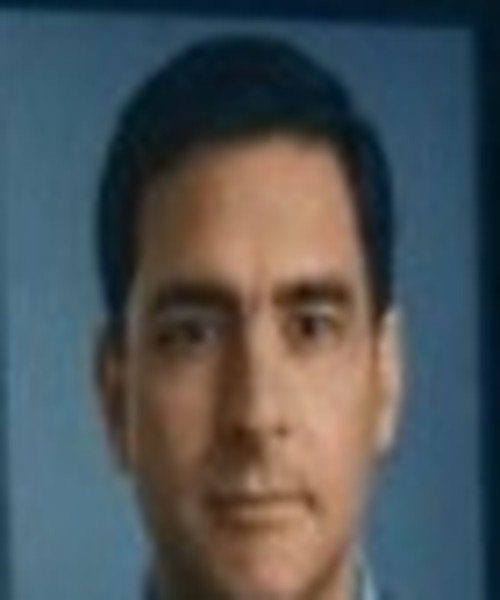
#> input picture 08_frontend/src/assets/fake.jpg, 500 x 600 px; its folder holds only this picture in this run
$ python -i face_crop.py   (imports and definitions only)
#> lines starting #> are read from the running program, lines starting #| are printed output that depends on the picture
#> further down, picture is the input picture: PIL image 500x600 RGB; mean R, G, B 78.3, 84.7, 87.4
"""
face_crop.py
-------------
Detect the most confident face in an image and return a square crop around it.

WHY: the default image model (Deep-Fake-Detector-v2) was trained on FACE
images. Feeding it a full scene or a screenshot - where the face is a small
part of the frame, or there is no face at all - pushes its output toward
50/50. Classifying the face crop instead gives it the kind of input it
knows.

Uses OpenCV's bundled Haar cascade: no download, works offline, CPU only.
Haar is fast but modest - it finds mostly frontal faces. If OpenCV isn't
installed or no face is found, callers fall back to the full image.
"""

from __future__ import annotations
from typing import Optional, Tuple

from PIL import Image

_cascade = None
_cascade_failed = False
_failure_reason = ""

MAX_DETECT_SIDE = 1024        # detect on a downscaled copy for speed
CROP_SCALE = 1.6              # crop side = CROP_SCALE * face size (adds forehead/chin/ears context)
SKIP_IF_CROP_COVERS = 0.85    # if the crop is already ~the whole image, don't bother
MIN_FACE_CONFIDENCE = 1.0     # Haar level-weight; true faces score ~5, textured-background false positives score < 0


def _cascade_paths(cv2):
    """Where OpenCV keeps its face model. Different installs (opencv-python, -headless, mixed installs
    in Colab) put it in different places, so try several instead of trusting cv2.data alone."""
    name = "haarcascade_frontalface_default.xml"
    import glob
    import os
    paths = []
    try:
        paths.append(os.path.join(cv2.data.haarcascades, name))
    except Exception:
        pass
    here = os.path.dirname(getattr(cv2, "__file__", "") or "")
    if here:
        paths.append(os.path.join(here, "data", name))
        paths += glob.glob(os.path.join(os.path.dirname(here), "**", name), recursive=True)
    return paths


def _get_cascade():
    global _cascade, _cascade_failed, _failure_reason
    if _cascade is not None or _cascade_failed:
        return _cascade
    try:
        import cv2
    except Exception as exc:                      # not installed, or broken (e.g. numpy/OpenCV version clash)
        _cascade_failed = True
        _failure_reason = f"OpenCV could not be imported ({type(exc).__name__}: {exc})"
        return None
    try:
        for p in _cascade_paths(cv2):
            c = cv2.CascadeClassifier(p)
            if not c.empty():
                _cascade = c
                return _cascade
        raise RuntimeError("face-model file (haarcascade_frontalface_default.xml) not found or unreadable")
    except Exception as exc:
        _cascade_failed = True
        _failure_reason = f"OpenCV is installed but its face model failed to load ({exc})"
    return None


def face_detection_available() -> bool:
    return _get_cascade() is not None


def face_detection_status() -> Tuple[bool, str]:
    """(available, reason_if_not) - used by the warning text and by the API's /api/health."""
    ok = face_detection_available()
    return ok, "" if ok else _failure_reason


def crop_largest_face(image: Image.Image) -> Tuple[Optional[Image.Image], dict]:
    """Returns (crop_or_None, info).

    info keys: available (bool), n_faces (int, confident detections), face_box (x,y,w,h in original
    pixels) and crop_box (l,t,r,b) when a face was found, skipped_reason when
    a face was found but cropping would change nothing.
    """
    info = {"available": False, "n_faces": 0}
    cascade = _get_cascade()
    if cascade is None:
        info["reason"] = _failure_reason
        return None, info
    info["available"] = True

    import cv2
    import numpy as np

    rgb = image.convert("RGB")
    W, H = rgb.size
#> W = 500; H = 600
    scale = min(1.0, MAX_DETECT_SIDE / max(W, H))
#> scale = 1
    small = rgb if scale == 1.0 else rgb.resize((max(1, int(W * scale)), max(1, int(H * scale))))
    gray = cv2.cvtColor(np.asarray(small), cv2.COLOR_RGB2GRAY)
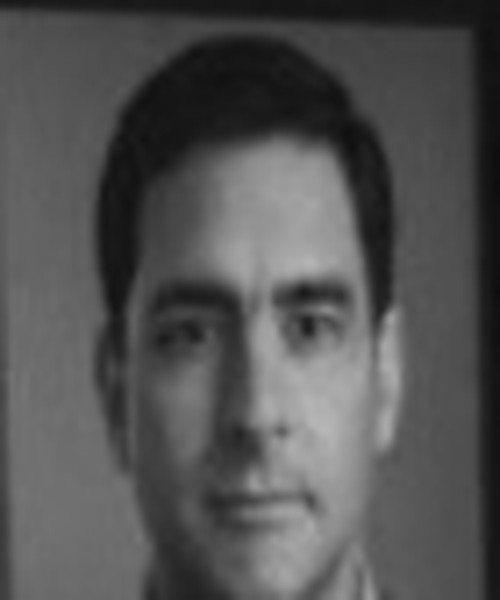
#> gray: shape (600, 500); min 14, max 182, mean 83.1

    min_side = max(30, int(0.06 * min(gray.shape[:2])))
#> min_side = 30
    # detectMultiScale3 also returns a confidence per box. Picking the most
    # CONFIDENT box (not the biggest) avoids Haar's classic false positives on
    # textured backgrounds, which are often larger than the real face.
    rects, _, weights = cascade.detectMultiScale3(
        gray, scaleFactor=1.1, minNeighbors=5, minSize=(min_side, min_side), outputRejectLevels=True
    )
#> rects = [[85, 190, 345, 345]]; weights = [8.68]
    kept = [(tuple(r), float(w)) for r, w in zip(rects, weights) if float(w) >= MIN_FACE_CONFIDENCE]
#> kept = [((85, 190, 345, 345), 8.68)]
    info["n_faces"] = len(kept)
    if not kept:
        return None, info

    (x, y, w, h), conf = max(kept, key=lambda kw: kw[1])
#> x = 85; y = 190; w = 345; h = 345; conf = 8.68
    info["face_confidence"] = round(conf, 2)
    x, y, w, h = [int(round(v / scale)) for v in (x, y, w, h)]
    info["face_box"] = (x, y, w, h)

    side = int(round(CROP_SCALE * max(w, h)))
#> side = 552
    cx, cy = x + w / 2.0, y + h / 2.0
#> cx = 257.5; cy = 362.5
    left, top = int(round(cx - side / 2)), int(round(cy - side / 2))
#> left = -18; top = 86
    left, top = max(0, min(left, W - 1)), max(0, min(top, H - 1))
#> left = 0
    right, bottom = min(W, left + side), min(H, top + side)
#> right = 500; bottom = 600
    info["crop_box"] = (left, top, right, bottom)

    if (right - left) * (bottom - top) >= SKIP_IF_CROP_COVERS * W * H:
        info["skipped_reason"] = "face already fills the frame"
        return None, info

    return rgb.crop((left, top, right, bottom)), info

>>> from PIL import Image
>>> picture = Image.open('../08_frontend/src/assets/fake.jpg')
>>> result = crop_largest_face(picture)

$ run again, on 08_frontend/src/assets/real.jpg
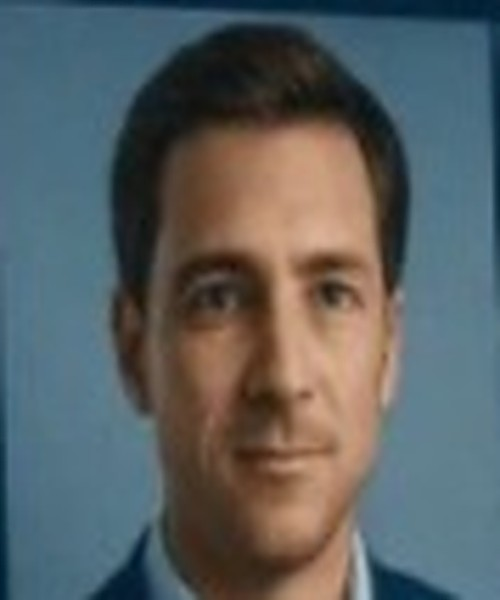
#> input picture 08_frontend/src/assets/real.jpg, 500 x 600 px
#> picture is the input picture: PIL image 500x600 RGB; mean R, G, B 90.5, 96.8, 97.8
#> in crop_largest_face, `gray = cv2.cvtColor(np.asarray(small), cv2.COLOR_RGB2GRAY)`:
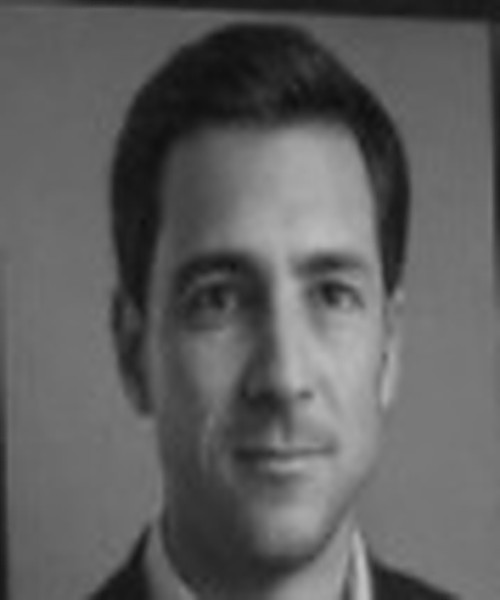
#> gray: shape (600, 500); min 14, max 193, mean 95.1
#> rects = [[115, 167, 327, 327]]; weights = [9.87]
#> kept = [((115, 167, 327, 327), 9.87)]
#> x = 115; y = 167; w = 327; conf = 9.87
#> side = 523
#> cx = 278.5; cy = 330.5
#> left = 17; top = 69
#> right = 500; bottom = 592
